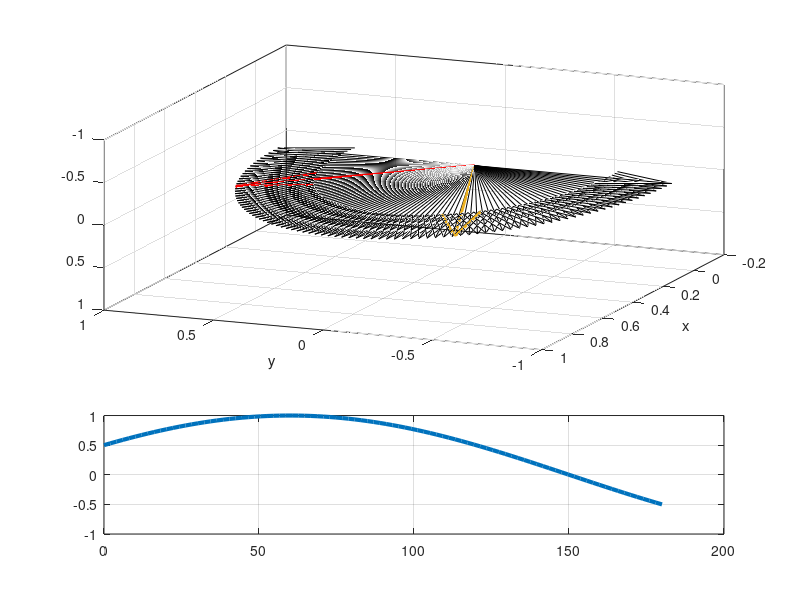
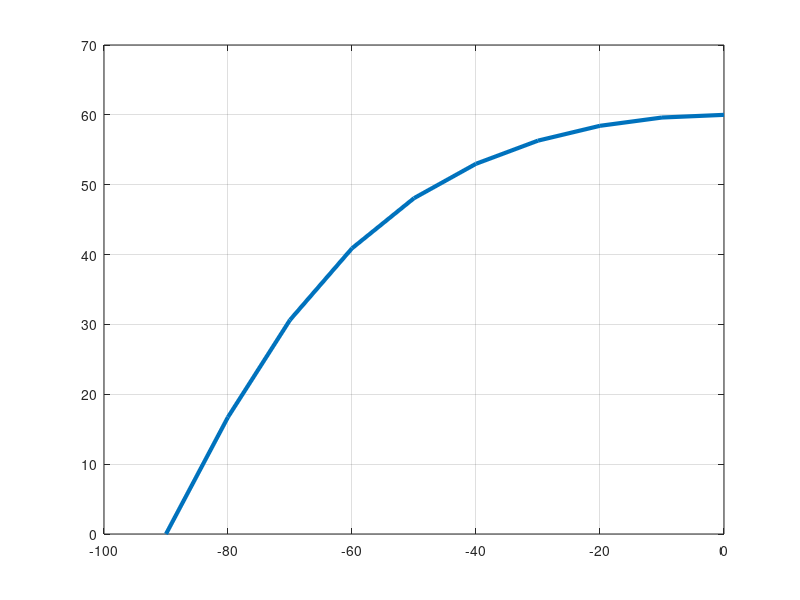

MATLAB code for these plots, in order:
clear;
close all; clc;
SA = [0; -1; 0];

beta = deg2rad(-30);

SUN = [cos(beta); sin(beta); 0];

psi = deg2rad(0);


R_pitch = [cos(psi)  0   sin(psi);
           0         1   0;
          -sin(psi)  0   cos(psi) ];


theta = deg2rad(linspace(0, 180, 90));

for i = 1:length(theta)

    R_yaw = [cos(theta(i)) -sin(theta(i))   0
             sin(theta(i))  cos(theta(i))   0
             0           0            1 ];

    temp(:,i) = R_yaw*R_pitch*SA;


    result(i) = dot(temp(:,i),SUN);
end


data = [rad2deg(psi)*ones(1,length(theta)); rad2deg(theta); result; temp]'


[max_value, row_index] = min(abs(data(:,3)));
max_row = data(row_index,:);
disp(max_row)




figure();
subplot(3,1,1:2)
for i = 1:length(theta)
    quiver3(0,0,0,temp(1,i),temp(2,i),temp(3,i),'color','k')
    hold on 
end
quiver3(0,0,0,temp(1,row_index),temp(2,row_index),temp(3,row_index),'color','r','LineWidth',2)
quiver3(0,0,0,SUN(1),SUN(2),SUN(3),'color','#EDB120','LineWidth',2)
set(gca, 'ZDir', 'reverse');
set(gca, 'YDir', 'reverse');
xlabel('x')
ylabel('y')
view([112.6,31.16])
grid on; box on;

subplot(3,1,3)
plot(rad2deg(theta), result, 'linewidth',3)
grid on; box on;





psi  = deg2rad(linspace(0, -90, 10));
beta = deg2rad(-30*ones(1,length(psi)));
theta = atan(-cos(psi)./tan(beta));

figure()
plot(rad2deg(psi), rad2deg(theta), 'linewidth',3)
grid on
box on




% syms theta psi beta real;

% R_pitch = [cos(psi)  0   sin(psi)
%          0           1   0 
%          -sin(psi)   0   cos(psi)];

% R_yaw = [cos(theta) -sin(theta)   0
%          sin(theta)  cos(theta)   0
%          0           0            1 ];

% temp = R_pitch * R_yaw * [0;-1;0];

% dot_prod = dot(temp,[cos(beta); sin(beta); 0]);
% expr = diff(dot_prod, theta)





